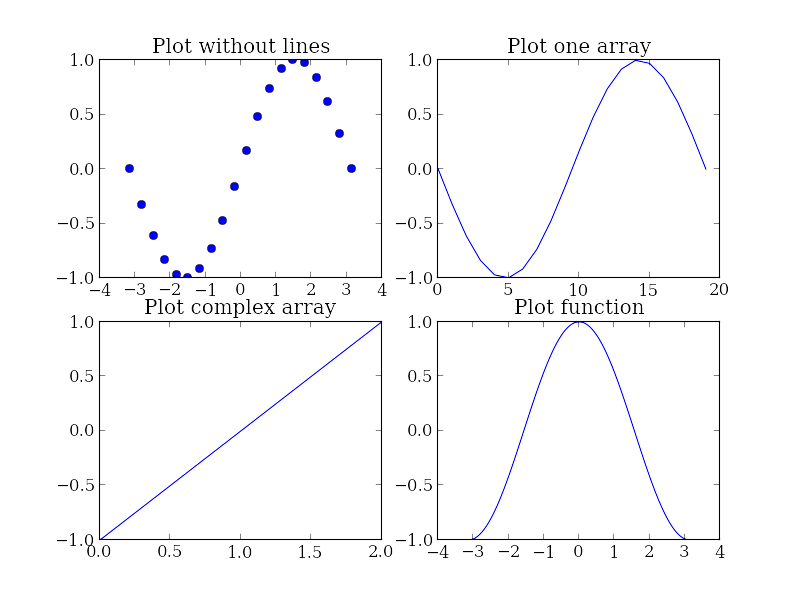

Reproduce this figure in Julia.
#!/usr/bin/env julia
# File: 2-subplot.jl
# Author: Junfeng Li <[email redacted]>
# Description: subplot

using Pyplot

x = linspace(-pi, pi, 20)
y = sin(x)
cx = [-1 + 0im, 0 + 1im, 1 + 0im]

figure()

subplot(221)
title("Plot without lines")
plot(x, y, 'o')    # don't draw lines

subplot(222)
title("Plot one array")
plot(y)             # plot one array

subplot(223)
title("Plot complex array")
plot(cx)            # plot complex array

subplot(224)
title("Plot function")
plot(cos, -pi, pi)  # plot a function

savefig("2-subplot.png")
